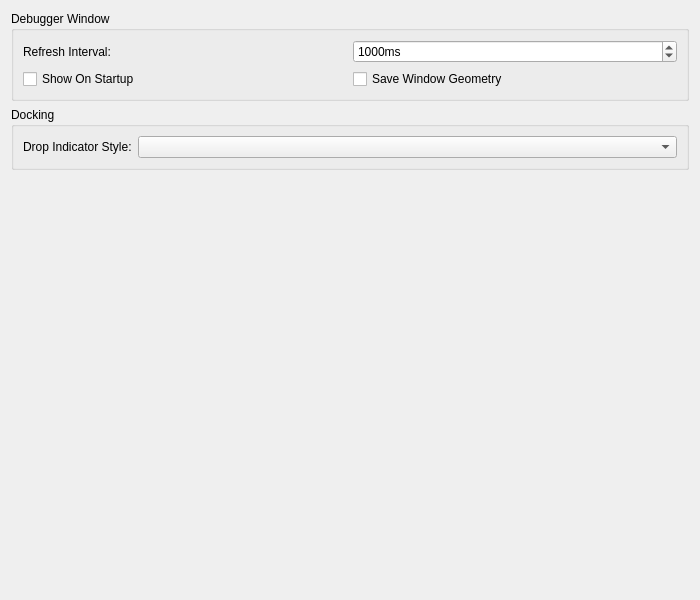
<?xml version="1.0" encoding="UTF-8"?>
<ui version="4.0">
 <class>DebugUserInterfaceSettingsTab</class>
 <widget class="QWidget" name="DebugUserInterfaceSettingsTab">
  <property name="geometry">
   <rect>
    <x>0</x>
    <y>0</y>
    <width>700</width>
    <height>600</height>
   </rect>
  </property>
  <property name="windowTitle">
   <string/>
  </property>
  <layout class="QVBoxLayout" name="verticalLayout_2">
   <item>
    <widget class="QGroupBox" name="windowGroup">
     <property name="sizePolicy">
      <sizepolicy hsizetype="Preferred" vsizetype="Fixed">
       <horstretch>0</horstretch>
       <verstretch>0</verstretch>
      </sizepolicy>
     </property>
     <property name="title">
      <string>Debugger Window</string>
     </property>
     <layout class="QGridLayout" name="gridLayout_3">
      <item row="1" column="0">
       <widget class="QCheckBox" name="showOnStartup">
        <property name="sizePolicy">
         <sizepolicy hsizetype="Minimum" vsizetype="Preferred">
          <horstretch>0</horstretch>
          <verstretch>0</verstretch>
         </sizepolicy>
        </property>
        <property name="text">
         <string>Show On Startup</string>
        </property>
       </widget>
      </item>
      <item row="1" column="1">
       <widget class="QCheckBox" name="saveWindowGeometry">
        <property name="text">
         <string>Save Window Geometry</string>
        </property>
       </widget>
      </item>
      <item row="0" column="0">
       <widget class="QLabel" name="refreshIntervalLabel">
        <property name="text">
         <string>Refresh Interval:</string>
        </property>
        <property name="buddy">
         <cstring>refreshInterval</cstring>
        </property>
       </widget>
      </item>
      <item row="0" column="1">
       <widget class="QSpinBox" name="refreshInterval">
        <property name="suffix">
         <string>ms</string>
        </property>
        <property name="minimum">
         <number>10</number>
        </property>
        <property name="maximum">
         <number>100000</number>
        </property>
        <property name="value">
         <number>1000</number>
        </property>
       </widget>
      </item>
     </layout>
    </widget>
   </item>
   <item>
    <widget class="QGroupBox" name="dockingGroup">
     <property name="sizePolicy">
      <sizepolicy hsizetype="Preferred" vsizetype="Fixed">
       <horstretch>0</horstretch>
       <verstretch>0</verstretch>
      </sizepolicy>
     </property>
     <property name="title">
      <string>Docking</string>
     </property>
     <layout class="QFormLayout" name="formLayout">
      <item row="0" column="0">
       <widget class="QLabel" name="dropIndicatorLabel">
        <property name="text">
         <string>Drop Indicator Style:</string>
        </property>
        <property name="buddy">
         <cstring>dropIndicator</cstring>
        </property>
       </widget>
      </item>
      <item row="0" column="1">
       <widget class="QComboBox" name="dropIndicator"/>
      </item>
     </layout>
    </widget>
   </item>
   <item>
    <spacer name="verticalSpacer">
     <property name="orientation">
      <enum>Qt::Orientation::Vertical</enum>
     </property>
     <property name="sizeHint" stdset="0">
      <size>
       <width>20</width>
       <height>0</height>
      </size>
     </property>
    </spacer>
   </item>
  </layout>
 </widget>
 <tabstops>
  <tabstop>refreshInterval</tabstop>
  <tabstop>showOnStartup</tabstop>
  <tabstop>saveWindowGeometry</tabstop>
  <tabstop>dropIndicator</tabstop>
 </tabstops>
 <resources/>
 <connections/>
</ui>
